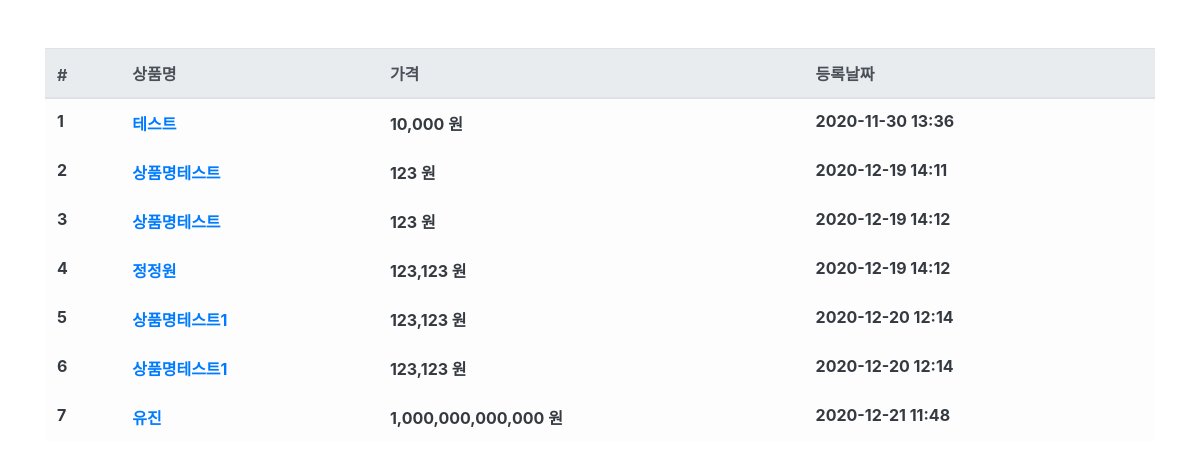
The app's page /product/ with its own data.
### product/models.py (models this page shows, shortened)
class Product(models.Model):
    name = models.CharField(max_length=256, verbose_name='상품명')
    price = models.IntegerField(verbose_name='상품가격')  # 숫자를 적을수있게 IntegerField 사용
    description = models.TextField(verbose_name='상품내용')  # 상품내용을 길게 적을수있게 TextField 사용 제한이없다
    stuck = models.IntegerField(verbose_name='재고')
    register_date = models.DateTimeField(auto_now_add=True, verbose_name='등록날짜')
    class Meta:
        db_table = 'jung_product'
        verbose_name = '상품'
        verbose_name_plural = '상품'   # 복수형이름도 지정해주기로한다

### product/views.py (the view)
# urls.py: path('product/', ProductList.as_view()),
class ProductList(ListView):
    model = Product
    template_name = 'product.html'
    context_object_name = 'product_list'  # templates 에서 사용할 변수명 지정

### product/templates/product.html (shortened to what this page needs)
{% extends "base.html" %}
{% load humanize %}
{% block contents %}
<div class="row mt-5">
    <div class="col-12">
        <table class="table table-light">
            <thead class="thead-light">
                <tr>
                    <th scope="col">#</th>
                    <th scope="col">상품명</th>
                    <th scope="col">가격</th>
                    <th scope="col">등록날짜</th>
                </tr>
            </thead>
            <tbody class="text-dark">
                {% for product in product_list %}
                <tr>
                    <th scope="row">{{ product.id }}</th>
                    <th><a id="product-{{ product.id }}" onmouseenter="product_detail({{ product.id }}); " onmouseleave="product_leave({{ product.id }})"
                        href="/product/{{ product.id }}">{{ product.name }}</a></th>
                    <th>{{ product.price|intcomma }} 원</th>
                    <th>{{ product.register_date|date:'Y-m-d H:i' }}</th>
                </tr>
                {% endfor %}
            </tbody>
        </table>
    </div>
</div>
{% endblock %}

### user/templates/base.html (shortened to what this page needs)
<html>
<head>
    <link rel="stylesheet" href="https://cdn.jsdelivr.net/npm/bootstrap@4.5.3/dist/css/bootstrap.min.css">
</head>
<body>
    <div class="container">
        {% block contents %}
        {% endblock %}
    </div>
</body>
</html>

### records on screen
Product: id "1", name "테스트", price "10,000", register_date "2020-11-30 13:36"
Product: id "2", name "상품명테스트", price "123", register_date "2020-12-19 14:11"
Product: id "3", name "상품명테스트", price "123", register_date "2020-12-19 14:12"
Product: id "4", name "정정원", price "123,123", register_date "2020-12-19 14:12"
Product: id "5", name "상품명테스트1", price "123,123", register_date "2020-12-20 12:14"
Product: id "6", name "상품명테스트1", price "123,123", register_date "2020-12-20 12:14"
Product: id "7", name "유진", price "1,000,000,000,000", register_date "2020-12-21 11:48"
